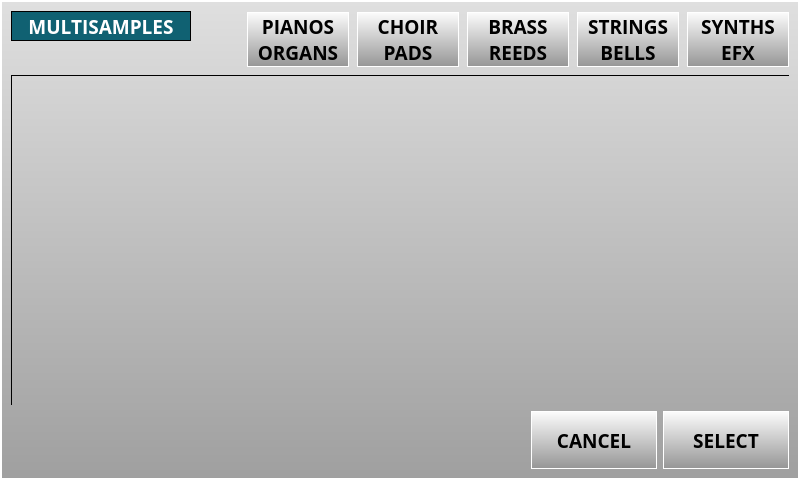
<?xml version="1.0" encoding="UTF-8"?>
<ui version="4.0">
 <class>MultiSamplesForm</class>
 <widget class="QWidget" name="MultiSamplesForm">
  <property name="geometry">
   <rect>
    <x>0</x>
    <y>0</y>
    <width>800</width>
    <height>480</height>
   </rect>
  </property>
  <property name="sizePolicy">
   <sizepolicy hsizetype="Fixed" vsizetype="Fixed">
    <horstretch>0</horstretch>
    <verstretch>0</verstretch>
   </sizepolicy>
  </property>
  <property name="minimumSize">
   <size>
    <width>800</width>
    <height>480</height>
   </size>
  </property>
  <property name="maximumSize">
   <size>
    <width>800</width>
    <height>480</height>
   </size>
  </property>
  <property name="windowTitle">
   <string>Form</string>
  </property>
  <property name="styleSheet">
   <string notr="true">QWidget{
    font-family : &quot;Open Sans&quot;;
    font-weight : 550;
    font-size:14pt;
	color: black;
}

#mainFrame{
    background-color : qlineargradient(spread:reflect, x1:0, y1:0.006, x2:0, y2:1, stop:0 rgba(223, 223, 223, 255), stop:1 rgba(159, 159, 159, 255));
border: 2px solid white;
}

QPushButton, #pbSave, #pbCancel, #pbSelect{
background-color:qlineargradient(spread:pad, x1:0, y1:0, x2:0, y2:1, stop:0 rgba(253, 253, 253, 255), stop:1 rgba(149, 149, 149, 255));
border: 1px solid white;
color: black;
}

QPushButton{
background-color:qlineargradient(spread:pad, x1:0, y1:0, x2:0, y2:1, stop:0 rgba(253, 253, 253, 255), stop:1 rgba(149, 149, 149, 255));
border: 1px solid white;
color: black;
}

QPushButton:focus{ background-color: rgb(239, 159, 31);}

QPushButton:focus:selected{ background-color: rgb(239, 159, 31);}


#lbWidgetTitle{
    border: 1px solid black;
    background-color:rgb(16, 97, 114);
    color: white;
}

#lbCategoryName{
    border: 1px solid black;
    background-color:rgb(16, 97, 114);
    color: white;
    padding-left: 10px;
}

#lbCategory{
    border: 1px solid white;
    background-color:rgb(49, 51, 48);
    color: white;
}

#lbCategoryNb{
border: 1px solid transparent;
border-bottom: 1px solid black;
border-top: 1px solid black;
background-color:rgb(16, 97, 114);
color: white;
}


/*------ QtableView ------*/
QTableView{
    border                  :   none;
    border-top              :   1px solid black;  
    border-left             :   1px solid black;   
    background-color        :   transparent;/*rgb(16, 97, 114);*/
    
}

QTableView::item {
    padding-left            :   20px;
    height                  :   75px;
    color                   :   white;  
    background-color        :   rgb(16, 97, 114);
    border                  :   1px solid black;
    border-top              :   1px solid transparent;
    /*border-right            :   1px solid transparent;*/
}

QTableView::item:selected{
    /*background-color        : rgb(244, 118, 75);*/
    background-color        :   qlineargradient(spread:reflect, x1:0, y1:0, x2:0, y2:1, stop:0 rgba(244, 131, 0, 255), stop:0.5 rgba(160, 86, 0, 255), stop:1 rgba(244, 131, 0, 255));

}


/*------ QHeaderView ------*/
QHeaderView{
    border                  :   none;
    background-color        :   rgb(65, 151, 48);
	font-size              : 14pt;
}

QHeaderView::section:vertical{
    margin-top              :   0px;
    margin-bottom           :   0px;
    border                  :   none;
    border-bottom           :   1px solid black;
    background-color        :   rgb(65, 151, 48);
    color                   :   white;
    width                   :   50px;
    font-weight             :   550;
    font-size                   : 14 pt;
}


/*------ QScrollbar ------*/
QScrollBar:vertical {
    border                  :   1px solid black;
    background              :   black;
    width                   :   35px;
    margin                  :   0 0 0 15px;
}

QScrollBar::handle:vertical {
    background              :   rgb(16, 97, 114);
    min-height              :   20px;
    margin: 1px 1px 1px 1px;
}


QScrollBar::add-line:vertical,QScrollBar::sub-line:vertical  {
    border                  :   none;
    background              :   transparent;
    height                  :   0px;
    margin                  :   0 0 0 10px;
}

QScrollBar::up-arrow:vertical, QScrollBar::down-arrow:vertical {
    border                  :   none;
    width                   :   0px;
    height                  :   0px;
    background              :   white;
    margin                  :   0 0 0 10px;
}
</string>
  </property>
  <layout class="QGridLayout" name="gridLayout">
   <property name="leftMargin">
    <number>0</number>
   </property>
   <property name="topMargin">
    <number>0</number>
   </property>
   <property name="rightMargin">
    <number>0</number>
   </property>
   <property name="bottomMargin">
    <number>0</number>
   </property>
   <property name="spacing">
    <number>0</number>
   </property>
   <item row="0" column="0">
    <widget class="QFrame" name="mainFrame">
     <property name="sizePolicy">
      <sizepolicy hsizetype="Expanding" vsizetype="Expanding">
       <horstretch>0</horstretch>
       <verstretch>0</verstretch>
      </sizepolicy>
     </property>
     <property name="minimumSize">
      <size>
       <width>800</width>
       <height>480</height>
      </size>
     </property>
     <property name="maximumSize">
      <size>
       <width>800</width>
       <height>480</height>
      </size>
     </property>
     <property name="font">
      <font>
       <family>Open Sans</family>
       <pointsize>14</pointsize>
       <weight>68</weight>
       <bold>true</bold>
      </font>
     </property>
     <property name="styleSheet">
      <string notr="true"/>
     </property>
     <property name="frameShape">
      <enum>QFrame::StyledPanel</enum>
     </property>
     <property name="frameShadow">
      <enum>QFrame::Raised</enum>
     </property>
     <layout class="QGridLayout" name="gridLayout_2">
      <item row="0" column="0">
       <widget class="QFrame" name="frameTop">
        <property name="sizePolicy">
         <sizepolicy hsizetype="Expanding" vsizetype="Fixed">
          <horstretch>0</horstretch>
          <verstretch>0</verstretch>
         </sizepolicy>
        </property>
        <property name="minimumSize">
         <size>
          <width>0</width>
          <height>58</height>
         </size>
        </property>
        <property name="maximumSize">
         <size>
          <width>16777215</width>
          <height>58</height>
         </size>
        </property>
        <property name="styleSheet">
         <string notr="true"/>
        </property>
        <layout class="QGridLayout" name="gridLayout_7">
         <property name="leftMargin">
          <number>0</number>
         </property>
         <property name="topMargin">
          <number>0</number>
         </property>
         <property name="rightMargin">
          <number>0</number>
         </property>
         <property name="bottomMargin">
          <number>0</number>
         </property>
         <property name="horizontalSpacing">
          <number>8</number>
         </property>
         <property name="verticalSpacing">
          <number>0</number>
         </property>
         <item row="0" column="6">
          <widget class="QPushButton" name="pbFSynthEFX">
           <property name="sizePolicy">
            <sizepolicy hsizetype="Fixed" vsizetype="Fixed">
             <horstretch>0</horstretch>
             <verstretch>0</verstretch>
            </sizepolicy>
           </property>
           <property name="minimumSize">
            <size>
             <width>102</width>
             <height>55</height>
            </size>
           </property>
           <property name="maximumSize">
            <size>
             <width>102</width>
             <height>55</height>
            </size>
           </property>
           <property name="font">
            <font>
             <family>Open Sans</family>
             <pointsize>14</pointsize>
             <weight>68</weight>
             <bold>true</bold>
            </font>
           </property>
           <property name="styleSheet">
            <string notr="true"/>
           </property>
           <property name="text">
            <string>SYNTHS
EFX</string>
           </property>
          </widget>
         </item>
         <item row="0" column="0">
          <layout class="QVBoxLayout" name="verticalLayout">
           <item>
            <widget class="QLabel" name="lbWidgetTitle">
             <property name="minimumSize">
              <size>
               <width>180</width>
               <height>30</height>
              </size>
             </property>
             <property name="maximumSize">
              <size>
               <width>180</width>
               <height>30</height>
              </size>
             </property>
             <property name="font">
              <font>
               <family>Open Sans</family>
               <pointsize>14</pointsize>
               <weight>68</weight>
               <bold>true</bold>
              </font>
             </property>
             <property name="styleSheet">
              <string notr="true"/>
             </property>
             <property name="text">
              <string>MULTISAMPLES</string>
             </property>
             <property name="alignment">
              <set>Qt::AlignCenter</set>
             </property>
            </widget>
           </item>
           <item>
            <spacer name="verticalSpacer_3">
             <property name="orientation">
              <enum>Qt::Vertical</enum>
             </property>
             <property name="sizeHint" stdset="0">
              <size>
               <width>20</width>
               <height>40</height>
              </size>
             </property>
            </spacer>
           </item>
          </layout>
         </item>
         <item row="0" column="4">
          <widget class="QPushButton" name="pbBrassReeds">
           <property name="sizePolicy">
            <sizepolicy hsizetype="Fixed" vsizetype="Fixed">
             <horstretch>0</horstretch>
             <verstretch>0</verstretch>
            </sizepolicy>
           </property>
           <property name="minimumSize">
            <size>
             <width>102</width>
             <height>55</height>
            </size>
           </property>
           <property name="maximumSize">
            <size>
             <width>102</width>
             <height>55</height>
            </size>
           </property>
           <property name="font">
            <font>
             <family>Open Sans</family>
             <pointsize>14</pointsize>
             <weight>68</weight>
             <bold>true</bold>
            </font>
           </property>
           <property name="styleSheet">
            <string notr="true"/>
           </property>
           <property name="text">
            <string>BRASS
REEDS</string>
           </property>
          </widget>
         </item>
         <item row="0" column="2">
          <widget class="QPushButton" name="pbPianoOrgans">
           <property name="sizePolicy">
            <sizepolicy hsizetype="Fixed" vsizetype="Fixed">
             <horstretch>0</horstretch>
             <verstretch>0</verstretch>
            </sizepolicy>
           </property>
           <property name="minimumSize">
            <size>
             <width>102</width>
             <height>55</height>
            </size>
           </property>
           <property name="maximumSize">
            <size>
             <width>102</width>
             <height>55</height>
            </size>
           </property>
           <property name="font">
            <font>
             <family>Open Sans</family>
             <pointsize>14</pointsize>
             <weight>68</weight>
             <bold>true</bold>
            </font>
           </property>
           <property name="styleSheet">
            <string notr="true"/>
           </property>
           <property name="text">
            <string>PIANOS
ORGANS</string>
           </property>
          </widget>
         </item>
         <item row="0" column="5">
          <widget class="QPushButton" name="pbStringsBells">
           <property name="sizePolicy">
            <sizepolicy hsizetype="Fixed" vsizetype="Fixed">
             <horstretch>0</horstretch>
             <verstretch>0</verstretch>
            </sizepolicy>
           </property>
           <property name="minimumSize">
            <size>
             <width>102</width>
             <height>55</height>
            </size>
           </property>
           <property name="maximumSize">
            <size>
             <width>102</width>
             <height>55</height>
            </size>
           </property>
           <property name="font">
            <font>
             <family>Open Sans</family>
             <pointsize>14</pointsize>
             <weight>68</weight>
             <bold>true</bold>
            </font>
           </property>
           <property name="styleSheet">
            <string notr="true"/>
           </property>
           <property name="text">
            <string>STRINGS
BELLS</string>
           </property>
          </widget>
         </item>
         <item row="0" column="3">
          <widget class="QPushButton" name="pbChoirPads">
           <property name="sizePolicy">
            <sizepolicy hsizetype="Fixed" vsizetype="Fixed">
             <horstretch>0</horstretch>
             <verstretch>0</verstretch>
            </sizepolicy>
           </property>
           <property name="minimumSize">
            <size>
             <width>102</width>
             <height>55</height>
            </size>
           </property>
           <property name="maximumSize">
            <size>
             <width>102</width>
             <height>55</height>
            </size>
           </property>
           <property name="font">
            <font>
             <family>Open Sans</family>
             <pointsize>14</pointsize>
             <weight>68</weight>
             <bold>true</bold>
            </font>
           </property>
           <property name="styleSheet">
            <string notr="true"/>
           </property>
           <property name="text">
            <string>CHOIR
PADS</string>
           </property>
          </widget>
         </item>
         <item row="0" column="1">
          <spacer name="horizontalSpacer_12">
           <property name="orientation">
            <enum>Qt::Horizontal</enum>
           </property>
           <property name="sizeHint" stdset="0">
            <size>
             <width>40</width>
             <height>20</height>
            </size>
           </property>
          </spacer>
         </item>
        </layout>
       </widget>
      </item>
      <item row="2" column="0">
       <layout class="QHBoxLayout" name="horizontalLayout_3">
        <item>
         <spacer name="horizontalSpacer">
          <property name="orientation">
           <enum>Qt::Horizontal</enum>
          </property>
          <property name="sizeType">
           <enum>QSizePolicy::Expanding</enum>
          </property>
          <property name="sizeHint" stdset="0">
           <size>
            <width>99</width>
            <height>20</height>
           </size>
          </property>
         </spacer>
        </item>
        <item>
         <widget class="QPushButton" name="pbCancel">
          <property name="sizePolicy">
           <sizepolicy hsizetype="Fixed" vsizetype="Fixed">
            <horstretch>0</horstretch>
            <verstretch>0</verstretch>
           </sizepolicy>
          </property>
          <property name="minimumSize">
           <size>
            <width>126</width>
            <height>58</height>
           </size>
          </property>
          <property name="maximumSize">
           <size>
            <width>126</width>
            <height>58</height>
           </size>
          </property>
          <property name="font">
           <font>
            <family>Open Sans</family>
            <pointsize>14</pointsize>
            <weight>68</weight>
            <bold>true</bold>
           </font>
          </property>
          <property name="styleSheet">
           <string notr="true"/>
          </property>
          <property name="text">
           <string>CANCEL</string>
          </property>
         </widget>
        </item>
        <item>
         <widget class="QPushButton" name="pbSelect">
          <property name="sizePolicy">
           <sizepolicy hsizetype="Fixed" vsizetype="Fixed">
            <horstretch>0</horstretch>
            <verstretch>0</verstretch>
           </sizepolicy>
          </property>
          <property name="minimumSize">
           <size>
            <width>126</width>
            <height>58</height>
           </size>
          </property>
          <property name="maximumSize">
           <size>
            <width>126</width>
            <height>58</height>
           </size>
          </property>
          <property name="font">
           <font>
            <family>Open Sans</family>
            <pointsize>14</pointsize>
            <weight>68</weight>
            <bold>true</bold>
           </font>
          </property>
          <property name="styleSheet">
           <string notr="true"/>
          </property>
          <property name="text">
           <string>SELECT</string>
          </property>
         </widget>
        </item>
       </layout>
      </item>
      <item row="1" column="0">
       <widget class="QTableView" name="tvMultiSamples">
        <property name="font">
         <font>
          <family>Open Sans</family>
          <pointsize>14</pointsize>
          <weight>68</weight>
          <bold>true</bold>
         </font>
        </property>
        <property name="styleSheet">
         <string notr="true"/>
        </property>
        <property name="editTriggers">
         <set>QAbstractItemView::NoEditTriggers</set>
        </property>
        <property name="showDropIndicator" stdset="0">
         <bool>false</bool>
        </property>
        <property name="selectionMode">
         <enum>QAbstractItemView::SingleSelection</enum>
        </property>
        <property name="selectionBehavior">
         <enum>QAbstractItemView::SelectRows</enum>
        </property>
        <property name="verticalScrollMode">
         <enum>QAbstractItemView::ScrollPerPixel</enum>
        </property>
        <property name="horizontalScrollMode">
         <enum>QAbstractItemView::ScrollPerPixel</enum>
        </property>
        <property name="showGrid">
         <bool>false</bool>
        </property>
        <property name="wordWrap">
         <bool>false</bool>
        </property>
        <property name="cornerButtonEnabled">
         <bool>false</bool>
        </property>
        <attribute name="horizontalHeaderVisible">
         <bool>false</bool>
        </attribute>
        <attribute name="horizontalHeaderCascadingSectionResizes">
         <bool>false</bool>
        </attribute>
        <attribute name="horizontalHeaderStretchLastSection">
         <bool>true</bool>
        </attribute>
        <attribute name="verticalHeaderDefaultSectionSize">
         <number>41</number>
        </attribute>
        <attribute name="verticalHeaderHighlightSections">
         <bool>true</bool>
        </attribute>
       </widget>
      </item>
     </layout>
    </widget>
   </item>
  </layout>
 </widget>
 <resources/>
 <connections/>
</ui>
